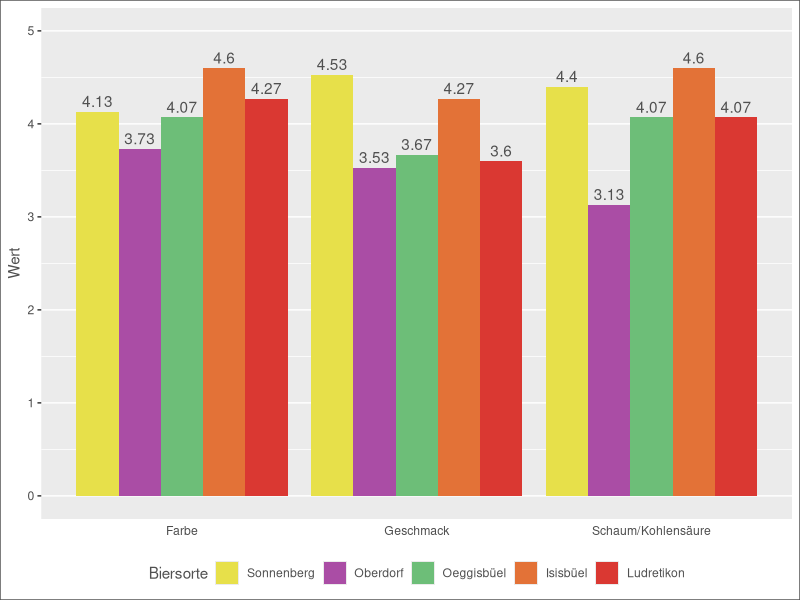
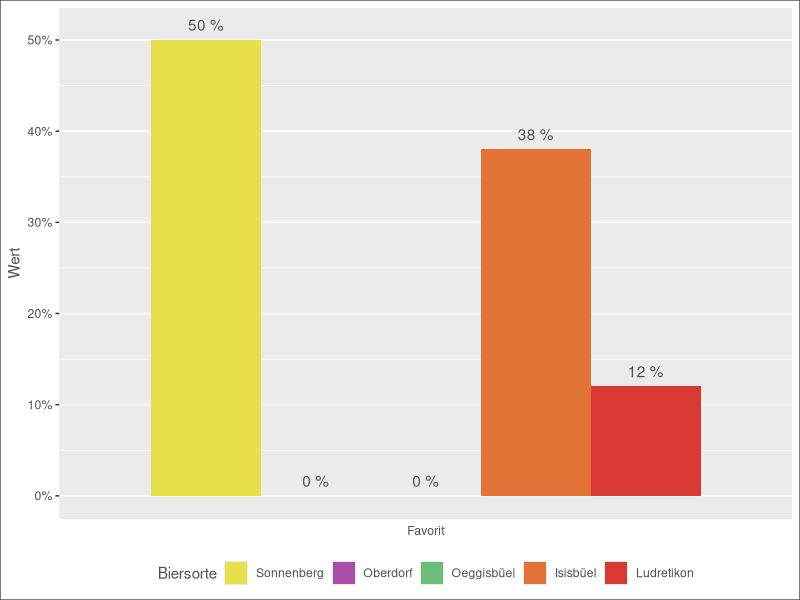

These charts were generated, in order, by the following R code:
## ---- chunk 1
#| label: csv
#| echo: false
# read the csv

library(tidyverse, warn.conflicts = FALSE, quietly = TRUE)
library(here)
options(knitr.kable.NA = '')

tabelle <- read_csv(here("data/tabelle.csv")) |> 
  filter(!if_all(c(3:6), ~ is.na(.)))

knitr::kable(tabelle,
             align = c("l", "l", "c", "c", "c", "c", "l"))
## ---- chunk 2
#| label: pivot
#| echo: false
options(knitr.kable.NA = '')

pivot <- tabelle |> 
  mutate(n = sum(Favorit)) |> 
  group_by(Biersorte) |> 
  reframe(across(c(2,3,4), \(x) mean(x, na.rm = TRUE)),
            across(c(5), \(x) sum(x, na.rm = TRUE)/n)) |> 
  unique()

knitr::kable(pivot, digits = c(0, 1, 1, 1, 2))
## ---- chunk 3
#| label: prep
#| echo: false
#| output: false

# make the data tidy
pivot <- pivot |> 
  pivot_longer(-c(1),
               names_to = "Kategorie", values_to = "Wert") |> 
  mutate(Biersorte = factor(Biersorte,
                            levels = c("Sonnenberg", "Oberdorf", "Oeggisbüel", "Isisbüel", "Ludretikon"),
                            ordered = TRUE)) |> 
  mutate(Wert = round(Wert, 2))

# create theme
mytheme <- theme(axis.title.x = element_blank(),
                 axis.ticks.x = element_blank(),
                 legend.position = "bottom",
                 panel.grid.major.x = element_blank(),
                 text = element_text(colour = "#505050"),
                 plot.title = element_text(colour = "#505050", size = 11, hjust = 0.5),
                 plot.background = element_rect(colour = "#505050", fill=NA, linewidth =.5) )

# define colors
mycolor <- c("#E7E04A", "#AA4DA5", "#6DBE78", "#E37237", "#DA3832")
## ---- chunk 4
#| label: plot_values
#| echo: false

pivot |>
  filter(Kategorie != "Favorit") |> 
  ggplot(aes(y = Wert, x = Kategorie, fill = Biersorte)) +
    geom_col(position = "dodge") +
    geom_text(aes(label = Wert, y = Wert + 0.05),
              colour = "#505050", position = position_dodge(0.9), vjust = 0) +
    expand_limits(y = c(0,5)) +
    scale_fill_manual(values = mycolor) +
    mytheme
  
## ---- chunk 5
#| label: plot_favorite
#| echo: false

pivot |> 
  filter(Kategorie == "Favorit") |> 
  ggplot(aes(y = Wert, x = Kategorie, fill = Biersorte)) +
    geom_col(position = "dodge") +
    geom_text(aes(label = paste(Wert*100, "%"), y = Wert + 0.01),
              colour = "#505050", position = position_dodge(0.9), vjust = 0) +
  scale_y_continuous(labels = scales::percent) +
  scale_fill_manual(values = mycolor) +
  mytheme
  
